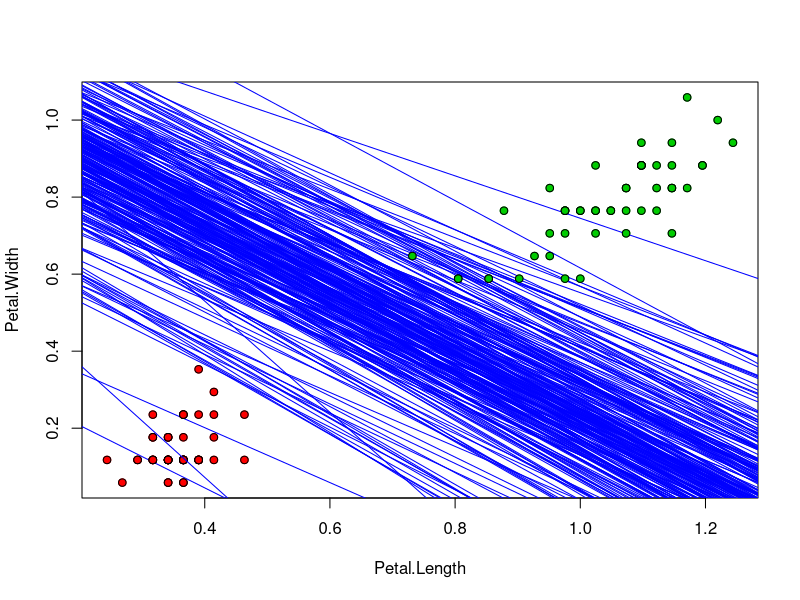
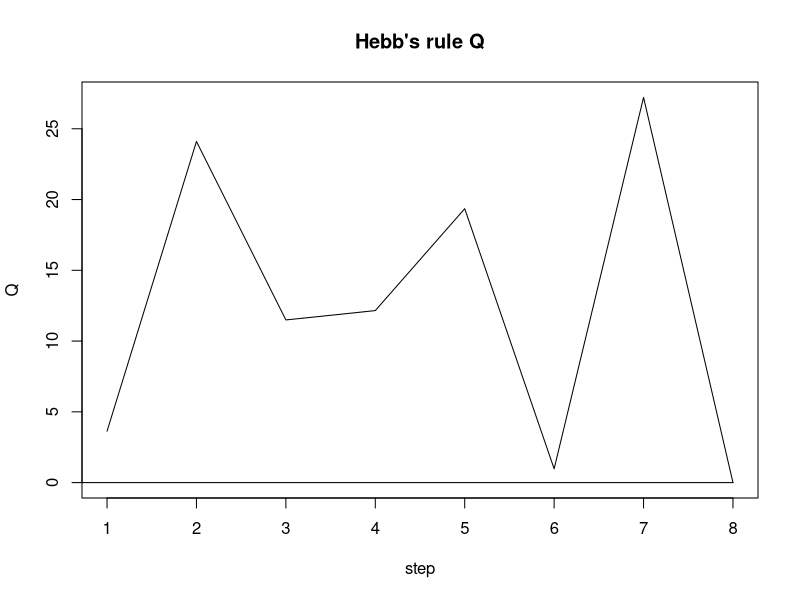

Recreate these plots in R, in order.
#SGD <- function (f, f1, eps) {
#  w <- runif (1, -50, 50)
#  better_w <- 0
#  F <- f(w)
#  prevF <- F + 2 * eps
#  minF <- 1e6
#  cnt <- 0
#  min_cnt <- 0
#  #abs(F - prevF) > eps
#  while (min_cnt < 50) {
#    cnt <- cnt + 1
#    etha <- 1 / cnt
#    F1 <- f1(w)
#    w <- w - etha * F1
#    prevF <- F
#    F <- f(w)
#    print(c(minF, F, w))
#    if (F < minF) {
#      minF <- F
#      min_cnt <- 0
#      better_w <- w
#    }
#    else {
#      min_cnt <- min_cnt + 1
#    }
#  }
#  return(better_w)
#}
#
#f <- function (x) {
#  (x - 51) ^ 2
#}
#
#f1 <- function (x) {
#  2 * (x - 51)
#}
#
#SGD(f, f1, 0.01)

# добавим функцию подсчета ошибки не через сглаживающий параметр
SGD <- function (feature_matrix, labels, L, L1, flag = 0, eps) {
  l <- dim(feature_matrix)[1]
  n <- dim(feature_matrix)[2]
  err <- matrix(0, l, 2)
  #вектор весов
  w <- rep(0, n)

  # вспомогательный вектор весов, хранящий веса, с которыми
  # ошибка минимальна (используется когда стабилизируется функционал ошибки)
  better_w <- rep(0, n)

  #инициализация вектора весов слцчайными небольшими значениями
  tmp <- 1
  for (i in 1:n) {
    w[i] <- runif(1, -1 / (2 * tmp), 1 / (2 * tmp))
  }

  #подсчет ошибки
  Q <- 0
  for (i in 1:l) {
    Q <- Q + L(M(feature_matrix[i,], labels[i], w))
    err[i,] <- c(i, L(M(feature_matrix[i,], labels[i], w)))
  }
  err <- err[order(err[,2], decreasing = TRUE),]
  Q_arr <- vector()
  Q_arr <- c(Q_arr, Q)

  #параметр сглаживания
  #lambda <- 1 / l

  #счетчик кол-ва шагов
  check <- 0

  #счетчик кол-ва шагов, на которых min(Q) не меняется
  min_cnt <- 0
  min_Q <- 1e6

  # выходим из массива, если:
  # ошибка Q меньше некоторой заданной;
  # количество шагов, на которых Q не уменьшалось больше некоторого заданного.
  while (Q > eps & min_cnt < 100) {
    check <- check + 1
    #print(c(check, w))
    #if (check %/% 10 == 0) {
      #выбираем элт на котором большая ошибка
      if (flag == 1) {
        index <- err[1,1]
      } else {
        index <- runif(1, 1, l) %/% 1
      }
    #} else {
    #  # выбираем случайный элемент

    #}

    #if (check == 1 | check == 2 | check == 3) print(index)

    # считаем ошибку на нем
    epsilon <- L(M(feature_matrix[index,], labels[index], w))

    #etha <- 1 / check
    etha <- 1 / as.double(feature_matrix[index,] %*% feature_matrix[index,])
    w <- w - etha * L1(feature_matrix[index,], labels[index], w)

    #Q <- (1 - lambda) * Q + lambda * epsilon
    Q <- 0
    for (i in 1:l) {
      Q <- Q + L(M(feature_matrix[i,], labels[i], w))
      err[i,] <- c(i, L(M(feature_matrix[i,], labels[i], w)))
    }
    err <- err[order(err[,2], decreasing = TRUE),]
    print(c(check, epsilon, Q, min_Q, min_cnt))

    # если Q не стало меньше минимального, полученного на предыдущих шагах, то не меняем его,
    # иначе -- меняем и обновляем счетчик шагов без изменения минимума и вектор лучших весов.
    if (Q >= min_Q) {
      min_cnt <- min_cnt + 1
    } else {
      min_Q <- Q
      min_cnt <- 0
      better_w <- w
    }
    Q_arr <- c(Q_arr, Q)
    abline(a = -w[3] / w[2], b = -w[1] / w[2], col = "blue")
  }

  #return(better_w)
  return (Q_arr)
}

M <- function (x, y, w) {
  as.double(w %*% x) * y
}

L_adaline <- function(x) {
  return((x - 1) ^ 2)
}

L1_adaline <- function(x ,y, w) {
  return(as.double(w %*% x - y) * x)
}

L_hebb <- function(x){
  if (x < 0) return(-x)
  else return(0)
}

L1_hebb <- function(x, y, w) {
  return(- x * y)
}

L_logistic <- function(x) {
  return(log(1 + exp(-x),2))
}

L1_logistic <- function(x, y, w) {
  return(-x * y * sigmoid(-as.double(w %*% x) * y))
}

ADALINE <- function(feature_matrix, labels) {
  weight <- SGD(feature_matrix, labels, L_adaline, L1_adaline, ,5)
  return(weight)
}

Hebbs_rule <- function(feature_matrix, labels) {
  weight <- SGD(feature_matrix, labels, L_hebb, L1_hebb, 1, 0)
  return(weight)
}

Logistic_regression <- function(feature_matrix, labels) {
  weight <- SGD(feature_matrix, labels, L_logistic, L1_logistic, ,1)
  return(weight)
}

sigmoid <- function(x) {
  return(1 / (1 + exp(-x)))
}

u <- 1
b <- 100
left <- 3
right <- 4
tmp <- matrix(1, 100, 1)

# формируем обучающую выборку
feature_matrix <- cbind(as.matrix(iris[u:b, left:right]), tmp)

max_x <- max(feature_matrix[,1])
min_x <- min(feature_matrix[,1])
delta_x <- max_x - min_x
max_y <- max(feature_matrix[,2])
min_y <- min(feature_matrix[,2])
delta_y <- max_y - min_y
# нормализация
for (i in 1:100) {
  feature_matrix[i, 1] <- feature_matrix[i, 1] / delta_x
  feature_matrix[i, 2] <- feature_matrix[i, 2] / delta_y
}
labels <- rep(1, 100)
for (i in 1:50) {
  labels[i] <- -1
}

#colors <- c("setosa" = "red", "versicolor" = "green3", "virginica" = "blue")
#plot(iris[u:b,left:right], xlim = c(min(iris[u:b,3]), max(iris[u:b,3])), ylim = c(min(iris[u:b,4]), max(iris[u:b,4])), pch = 21, col = colors[iris[u:b,5]], bg = colors[iris[u:b,5]], main = "Разделяющие плоскости линейных классификаторов")
colors <- c("-1" = "red", "1" = "green3")
plot(feature_matrix[,1:2], pch = 21, col = colors[as.character(labels)], bg = colors[as.character(labels)])
weight <- ADALINE(feature_matrix, labels)
points(feature_matrix[,1:2], pch = 21, bg = colors[as.character(labels)])
abline(a = -weight[3] / weight[2], b = -weight[1] / weight[2], col = "yellow")
points(c(0, 0), c(min(iris[u:b,4]) - 5, max(iris[u:b,4]) + 5), type = "l")
points(c(min(iris[u:b,3]) - 5, max(iris[u:b,3]) + 5), c(0, 0), type = "l")

print("===================")

# отрисовка графиков для Q
Q <- Hebbs_rule(feature_matrix, labels)
plot(Q, xlab = "step", type="l", main = "Hebb's rule Q")
points(c(0, length(Q)), c(0, 0), type = "l")